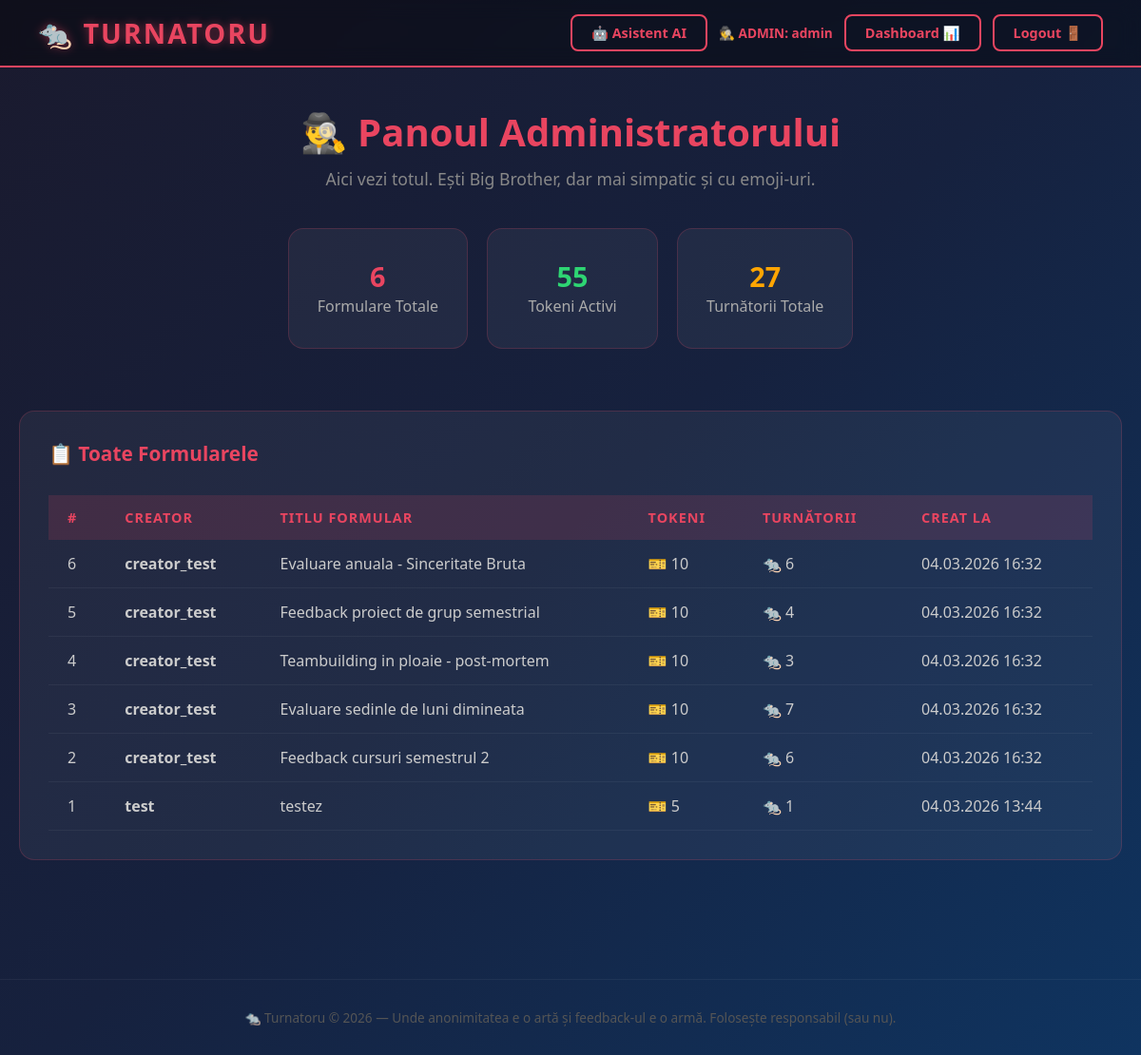
The page /admin-dashboard/ (signed in) on the database its author committed.
### core/models.py (models this page shows, shortened)
class Formular(models.Model):
    titlu = models.CharField(max_length=200)
    mesaj = models.TextField(default='Spune-ne ce crezi, fără frică. Sau cu frică, dar scrie oricum.')
    creator = models.ForeignKey(User, on_delete=models.CASCADE, related_name='formulare')
    creat_la = models.DateTimeField(auto_now_add=True)
    class Meta:
        verbose_name_plural = 'Formulare'

### core/views.py (the view)
# urls.py: path('admin-dashboard/', views.dashboard_admin, name='dashboard_admin'),
@login_required(login_url='/')
def dashboard_admin(request):
    if not request.user.is_staff:
        messages.error(request, '🚫 Nu ești admin. Frumoasă încercare, dar nu merge.')
        return redirect('core:home')
    formulare = Formular.objects.all().order_by('-creat_la')
    tokeni_total = TokenTurnator.objects.count()
    turnatorii_total = Turnatorie.objects.count()
    return render(request, 'core/dashboard_admin.html', {
        'formulare': formulare,
        'tokeni_total': tokeni_total,
        'turnatorii_total': turnatorii_total,
    })

### core/templates/core/dashboard_admin.html (shortened to what this page needs)
{% extends 'core/base.html' %}
{% block navbar_right %}
<span class="nav-text">🕵️ <strong style="color:#e94560;">ADMIN: {{ user.username }}</strong></span>
<a href="{% url 'core:dashboard_creator' %}" class="btn btn-secondary">Dashboard 📊</a>
<a href="{% url 'core:logout' %}" class="btn btn-secondary">Logout 🚪</a>
{% endblock %}
{% block content %}
<h1 class="page-title">🕵️‍♂️ Panoul Administratorului</h1>
<p class="page-subtitle">Aici vezi totul. Ești Big Brother, dar mai simpatic și cu emoji-uri.</p>
<div style="display:flex; gap:20px; justify-content:center; margin-bottom:40px; flex-wrap:wrap;">
    <div class="card" style="text-align:center; min-width:180px;">
        <div class="stat-number">{{ formulare|length }}</div>
        <p>Formulare Totale</p>
    </div>
    <div class="card" style="text-align:center; min-width:180px;">
        <div class="stat-number" style="color:#2ed573;">{{ tokeni_total }}</div>
        <p>Tokeni Activi</p>
    </div>
    <div class="card" style="text-align:center; min-width:180px;">
        <div class="stat-number" style="color:#ffa502;">{{ turnatorii_total }}</div>
        <p>Turnătorii Totale</p>
    </div>
</div>
<div class="card" style="overflow-x:auto;">
    <h3 style="margin-bottom:15px;">📋 Toate Formularele</h3>
    <table class="admin-table">
        <thead>
            <tr>
                <th>#</th>
                <th>Creator</th>
                <th>Titlu Formular</th>
                <th>Tokeni</th>
                <th>Turnătorii</th>
                <th>Creat la</th>
            </tr>
        </thead>
        <tbody>
            {% for f in formulare %}
            <tr>
                <td>{{ f.id }}</td>
                <td><strong>{{ f.creator.username }}</strong></td>
                <td>{{ f.titlu }}</td>
                <td>🎫 {{ f.tokeni.count }}</td>
                <td>🐀 {{ f.turnatorii.count }}</td>
                <td>{{ f.creat_la|date:"d.m.Y H:i" }}</td>
            </tr>
            {% endfor %}
        </tbody>
    </table>
</div>
{% endblock %}

### core/static/core/style.css (style rules this page uses)
* { margin: 0; padding: 0; box-sizing: border-box; }
body { font-family: 'Segoe UI', Tahoma, Geneva, Verdana, sans-serif; background: linear-gradient(135deg, #1a1a2e 0%, #16213e 50%, #0f3460 100%); color: #e0e0e0; min-height: 100vh; }
.btn { padding: 8px 20px; border: none; border-radius: 8px; font-size: 0.9rem; font-weight: 700; cursor: pointer; transition: all 0.3s; text-decoration: none; display: inline-block; text-align: center; }
.btn-secondary { background: transparent; color: #e94560; border: 2px solid #e94560; }
.nav-text { color: #888; font-size: 0.85rem; }
.card { background: rgba(255, 255, 255, 0.05); border: 1px solid rgba(233, 69, 96, 0.2); border-radius: 16px; padding: 30px; margin-bottom: 25px; transition: all 0.3s; }
.card h3 { color: #e94560; margin-bottom: 10px; font-size: 1.3rem; }
.card p { color: #aaa; line-height: 1.6; }
.page-title { font-size: 2.5rem; color: #e94560; margin-bottom: 10px; text-align: center; }
.page-subtitle { color: #888; text-align: center; margin-bottom: 40px; font-size: 1.1rem; }
.admin-table { width: 100%; border-collapse: collapse; margin-top: 30px; }
.admin-table thead { background: rgba(233, 69, 96, 0.15); }
.admin-table th { padding: 14px 20px; text-align: left; color: #e94560; font-weight: 700; font-size: 0.9rem; text-transform: uppercase; letter-spacing: 1px; }
.admin-table td { padding: 14px 20px; border-bottom: 1px solid rgba(255, 255, 255, 0.05); color: #ccc; }
.stat-number { font-size: 1.8rem; font-weight: 900; color: #e94560; }

### rows shown on the page
Formular: id "6", creator.username "creator_test", titlu "Evaluare anuala - Sinceritate Bruta", tokeni.count "10", turnatorii.count "6", creat_la "04.03.2026 16:32"
Formular: id "5", creator.username "creator_test", titlu "Feedback proiect de grup semestrial", tokeni.count "10", turnatorii.count "4", creat_la "04.03.2026 16:32"
Formular: id "4", creator.username "creator_test", titlu "Teambuilding in ploaie - post-mortem", tokeni.count "10", turnatorii.count "3", creat_la "04.03.2026 16:32"
Formular: id "3", creator.username "creator_test", titlu "Evaluare sedinle de luni dimineata", tokeni.count "10", turnatorii.count "7", creat_la "04.03.2026 16:32"
Formular: id "2", creator.username "creator_test", titlu "Feedback cursuri semestrul 2", tokeni.count "10", turnatorii.count "6", creat_la "04.03.2026 16:32"
Formular: id "1", creator.username "test", titlu "testez", tokeni.count "5", turnatorii.count "1", creat_la "04.03.2026 13:44"

### other values the page prints
{{ user.username }} "admin"
{{ tokeni_total }} "55"
{{ turnatorii_total }} "27"
